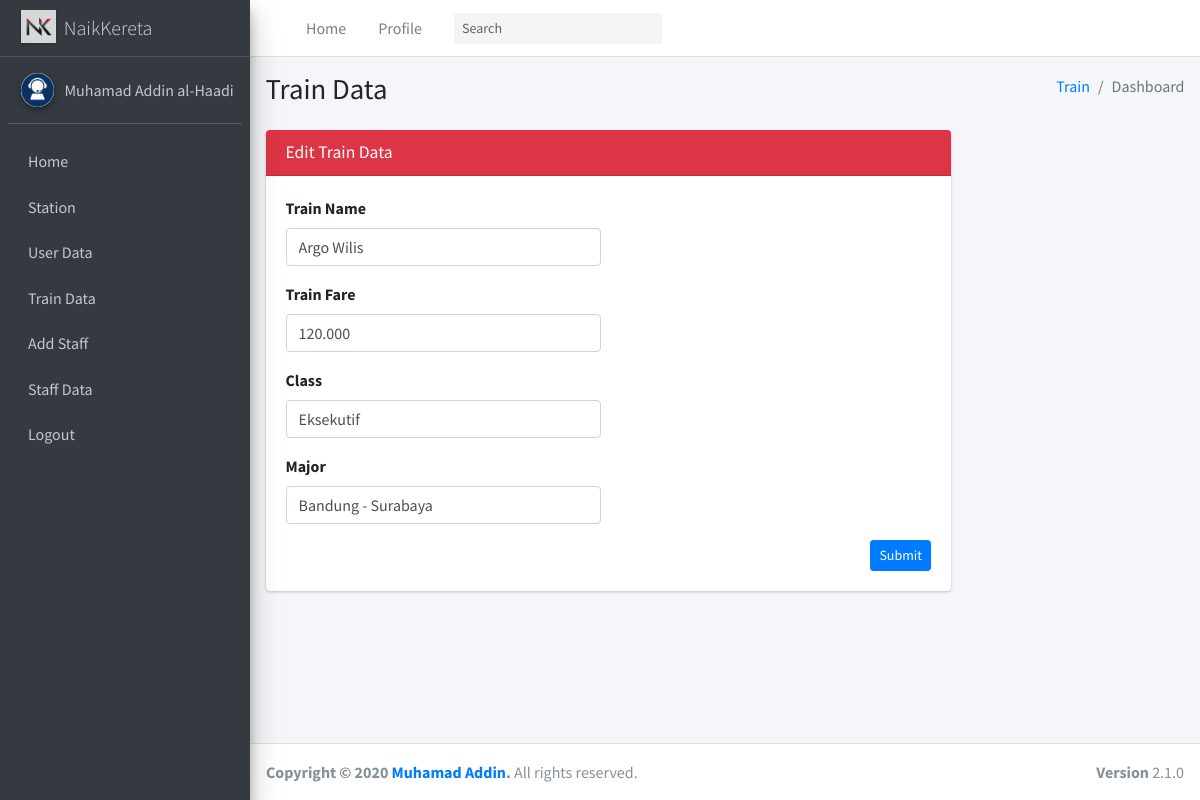
The app's page /ubahkereta.php?id=1 with its own data.
### tables this page shows
CREATE TABLE `adminn` (
  `id` int(11) NOT NULL,
  `namadepan` varchar(50) NOT NULL,
  `namabelakang` varchar(50) NOT NULL,
  `username` varchar(50) NOT NULL,
  `email` varchar(100) NOT NULL,
  `password` varchar(255) NOT NULL,
  `gambar` varchar(128) NOT NULL
);

CREATE TABLE `kereta` (
  `id` int(11) NOT NULL,
  `namakereta` varchar(50) NOT NULL,
  `kelas` varchar(50) NOT NULL,
  `harga` varchar(50) NOT NULL,
  `jurusan` varchar(255) NOT NULL
);

### functions.php (called while the page is built, shortened)
<?php
$conn = mysqli_connect("localhost", "root", "", "naikkereta");
function query($query)
{
    global $conn;
    $result = mysqli_query($conn, $query);
    $rows = [];
    while ($row = mysqli_fetch_assoc($result)) {
        $rows[] = $row;
    }
    return $rows;
}

### ubahkereta.php (the view, shortened to what this page needs)
<?php
require 'functions.php';
$id = $_GET["id"];
$krt = query("SELECT * FROM kereta WHERE id = $id")[0];
$admin = query("SELECT * FROM adminn");
?>
<!DOCTYPE html>
<html>
<head>
    <link rel="stylesheet" href="adminLte/css/all.min.css" />
    <link rel="stylesheet" href="https://code.ionicframework.com/ionicons/2.0.1/css/ionicons.min.css" />
    <link rel="stylesheet" href="adminLte/css/dataTables.bootstrap4.min.css" />
    <link rel="stylesheet" href="adminLte/css/responsive.bootstrap4.min.css" />
    <link rel="stylesheet" href="dist/css/adminlte.min.css" />
</head>
<body class="hold-transition sidebar-mini">
    <div class="wrapper">
        <nav class="main-header navbar navbar-expand navbar-white navbar-light">
            <ul class="navbar-nav">
                <li class="nav-item">
                    <a class="nav-link" data-widget="pushmenu" href="#" role="button"></a>
                </li>
                <li class="nav-item d-none d-sm-inline-block">
                    <a href="manager2.php" class="nav-link">Home</a>
                </li>
                <li class="nav-item d-none d-sm-inline-block">
                    <a href="profile.php" class="nav-link">Profile</a>
                </li>
            </ul>
            <form class="form-inline ml-3">
                <div class="input-group input-group-sm">
                    <input class="form-control form-control-navbar" type="search" placeholder="Search"
                        aria-label="Search" />
                    <div class="input-group-append">
                        <button class="btn btn-navbar" type="submit">
                        </button>
                    </div>
                </div>
            </form>
            <ul class="navbar-nav ml-auto">
                <li class="nav-item">
                    <a class="nav-link" data-widget="control-sidebar" data-slide="true" href="#" role="button">
                    </a>
                </li>
            </ul>
        </nav>
        <aside class="main-sidebar sidebar-dark-danger elevation-4">
            <a href="" class="brand-link">
                <img src="img/Logo1.jpg" alt="AdminLTE Logo" class="brand-image elevation-1" style="opacity: 0.8;" />
                <span class="brand-text font-weight-light">NaikKereta</span>
            </a>
            <div class="sidebar">
                <?php foreach ($admin as $adm) : ?>
                <div class="user-panel mt-3 pb-3 mb-3 d-flex">
                    <div class="image">
                        <img src="img/<?php echo $adm["gambar"]; ?>" class="img-circle elevation-2" alt="User Image" />
                    </div>
                    <div class="info">
                        <a href="profile.php" class="d-block">
                            <?php echo $adm["namadepan"]; ?>
                            <?php echo $adm["namabelakang"]; ?>
                        </a>
                    </div>
                </div>
                <?php endforeach; ?>
                <nav class="mt-2">
                    <ul class="nav nav-pills nav-sidebar flex-column" data-widget="treeview" role="menu"
                        data-accordion="false">
                        <li class="nav-item">
                            <a href="manager2.php" class="nav-link">
                                <p>
                                    Home
                                </p>
                            </a>
                        </li>
                        <li class="nav-item">
                            <a href="managerStation.php" class="nav-link ">
                                <p>Station</p>
                            </a>
                        </li>
                        <li class="nav-item">
                            <a href="managerDataUser.php" class="nav-link">
                                <p>User Data</p>
                            </a>
                        </li>
                        <li class="nav-item">
                            <a href="managerTrain.php" class="nav-link">
                                <p>Train Data</p>
                            </a>
                        </li>
                        <li class="nav-item">
                            <a href="managerAddStaff.php" class="nav-link">
                                <p>Add Staff</p>
                            </a>
                        </li>
                        <li class="nav-item">
                            <a href="managerStaffData.php" class="nav-link">
                                <p>Staff Data</p>
                            </a>
                        </li>
                        <li class="nav-item">
                            <a href="main.php" class="nav-link">
                                <p>Logout</p>
                            </a>
                        </li>
                    </ul>
                </nav>
            </div>
        </aside>
        <div class="content-wrapper">
            <section class="content-header">
                <div class="container-fluid">
                    <div class="row mb-2">
                        <div class="col-sm-6">
                            <h1>Train Data</h1>
                        </div>
                        <div class="col-sm-6">
                            <ol class="breadcrumb float-sm-right">
                                <li class="breadcrumb-item"><a href="#">Train</a></li>
                                <li class="breadcrumb-item active">Dashboard</li>
                            </ol>
                        </div>
                    </div>
                </div>
            </section>
            <section class="content">
                <div class="container-fluid">
                    <div class="row">
                        <div class="col-md-9">
                            <div class="card card-danger">
                                <div class="card-header">
                                    <h3 class="card-title">Edit Train Data</h3>
                                </div>
                                <form role="form" action="" method="POST">
                                    <div class="card-body">
                                        <div class="row">
                                            <div class="col-6">
                                                <div class="form-group">
                                                    <label for="namakereta">Train Name</label>
                                                    <input type="text" name="namakereta" class="form-control"
                                                        id="namakereta" required
                                                        value="<?php echo $krt["namakereta"] ?>" />
                                                </div>
                                            </div>
                                        </div>
                                        <div class="row">
                                            <div class="col-6">
                                                <div class="form-group">
                                                    <label for="harga">Train Fare</label>
                                                    <input type="text" name="harga" class="form-control" id="harga"
                                                        required value="<?php echo $krt["harga"] ?>" />
                                                </div>
                                            </div>
                                        </div>
                                        <div class="row">
                                            <div class="col-6">
                                                <div class="form-group">
                                                    <label for="kelas">Class</label>
                                                    <input type="text" name="kelas" class="form-control" id="kelas"
                                                        required value="<?php echo $krt["kelas"] ?>" />
                                                </div>
                                            </div>
                                        </div>
                                        <div class="row">
                                            <div class="col-6">
                                                <div class="form-group">
                                                    <label for="jurusan">Major</label>
                                                    <input type="text" name="jurusan" class="form-control" id="jurusan"
                                                        required value="<?php echo $krt["jurusan"] ?>" />
                                                </div>
                                            </div>
                                        </div>
                                        <div class="d-grid gap-2 d-md-flex justify-content-md-end">
                                            <button type="submit" name="submit"
                                                class="btn btn-primary btn-sm me-md-2">Submit</button>
                                        </div>
                                    </div>
                                </form>
                            </div>
                        </div>
                    </div>
                </div>
            </section>
        </div>
        <footer class="main-footer">
            <div class="float-right d-none d-sm-block"><b>Version</b> 2.1.0</div>
            <strong>Copyright &copy; 2020
                <a href="https://github.com/Addin2nd" target="blank">Muhamad Addin</a>.</strong>
            All rights reserved.
        </footer>
    </div>
</body>
</html>

### records on screen
adminn: gambar (picture), namadepan "Muhamad Addin", namabelakang "al-Haadi"
kereta: namakereta "Argo Wilis", harga "120.000", kelas "Eksekutif", jurusan "Bandung - Surabaya"
